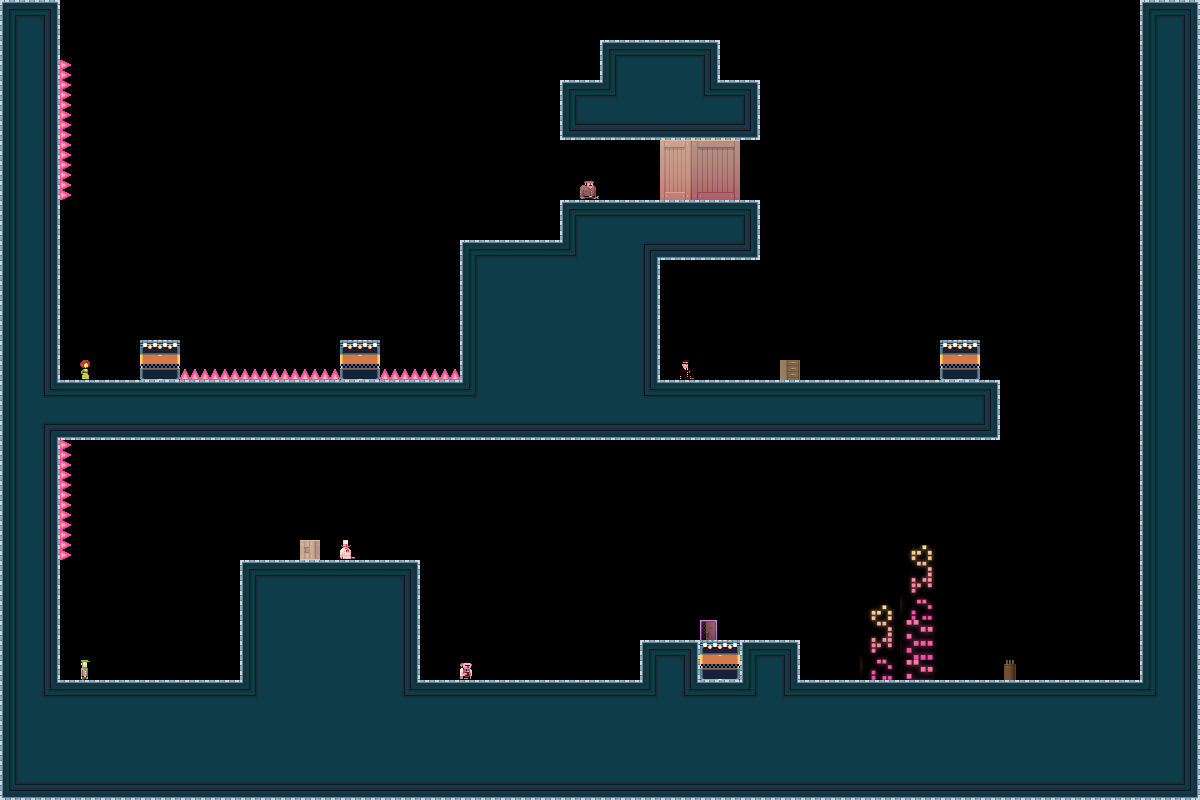

A 2D game scene composited from a Tiled map and its tileset images. What follows is a short description and the map's XML, with each tile layer's data collapsed to a summary:
An orthogonal 60x40 tile map with 20x20 px tiles, 1 tile layer (bg) and 1 object.

<map version="1.0" orientation="orthogonal" width="60" height="40" tilewidth="20" tileheight="20">
 <properties>
  <property name="liselotStart" value="YES" />
 </properties>
 <tileset firstgid="1" name="tiles_newyork" tilewidth="20" tileheight="20">
  <image source="../../../../../XNAModeContent/Lemonade/tiles_newyork.png" width="400" height="400" />
  <terraintypes>
   <terrain name="solid" tile="-1" />
  </terraintypes>
  <tile id="8" terrain=",,,0" />
  <tile id="9" terrain=",,0,0" />
  <tile id="10" terrain=",,0,0" />
  <tile id="11" terrain=",,0,0" />
  <tile id="12" terrain=",,0,0" />
  <tile id="13" terrain=",,0,0" />
  <tile id="14" terrain=",,0," />
  <tile id="15" terrain="0,0,0," />
  <tile id="16" terrain="0,0,,0" />
  <tile id="28" terrain=",0,,0" />
  <tile id="34" terrain="0,,0," />
  <tile id="35" terrain="0,,0,0" />
  <tile id="36" terrain=",0,0,0" />
  <tile id="48" terrain=",0,,0" />
  <tile id="54" terrain="0,,0," />
  <tile id="68" terrain=",0,,0" />
  <tile id="74" terrain="0,,0," />
  <tile id="88" terrain=",0,,0" />
  <tile id="94" terrain="0,,0," />
  <tile id="108" terrain=",0,,0" />
  <tile id="114" terrain="0,,0," />
  <tile id="128" terrain=",0,," />
  <tile id="129" terrain="0,0,," />
  <tile id="130" terrain="0,0,," />
  <tile id="131" terrain="0,0,," />
  <tile id="132" terrain="0,0,," />
  <tile id="133" terrain="0,0,," />
  <tile id="134" terrain="0,,," />
  <tile id="194" terrain="0,0,0,0" />
  <tile id="356">
   <properties>
    <property name="LargeCrate" value="" />
   </properties>
  </tile>
  <tile id="380">
   <properties>
    <property name="Andre" value="" />
   </properties>
  </tile>
  <tile id="381">
   <properties>
    <property name="Liselot" value="" />
   </properties>
  </tile>
  <tile id="382">
   <properties>
    <property name="Amsterdaam" value="" />
   </properties>
  </tile>
  <tile id="383">
   <properties>
    <property name="Worker" value="" />
   </properties>
  </tile>
  <tile id="384">
   <properties>
    <property name="Inspector" value="" />
   </properties>
  </tile>
  <tile id="385">
   <properties>
    <property name="Chef" value="" />
   </properties>
  </tile>
  <tile id="386">
   <properties>
    <property name="Exit" value="" />
   </properties>
  </tile>
  <tile id="387">
   <properties>
    <property name="Trampoline" value="" />
   </properties>
  </tile>
  <tile id="388">
   <properties>
    <property name="SmallCrate" value="" />
   </properties>
  </tile>
  <tile id="389">
   <properties>
    <property name="SugarBag" value="" />
   </properties>
  </tile>
 </tileset>
 <layer name="bg" width="60" height="40">
  <data>[2400 cells, 1020 non-empty, 86 distinct tile ids]</data>
 </layer>
 <objectgroup name="boxes" width="60" height="40">
  <object x="860" y="340">
   <polyline points="0,0 0,-40 200,-40 200,300" />
  </object>
 </objectgroup>
</map>
